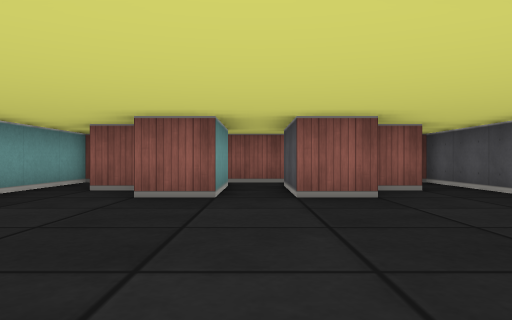
View 1 (above)

12 first-person views from a walk through a cub3D maze. The camera is about half as high as the walls, looks level and sees 70° across. The floor is counted in squares. Each view is taken from the middle of a square. On the plan, view 1 faces up. The plan holds only what a view shows up to about 9 squares ahead; the rest is blank.

View 2
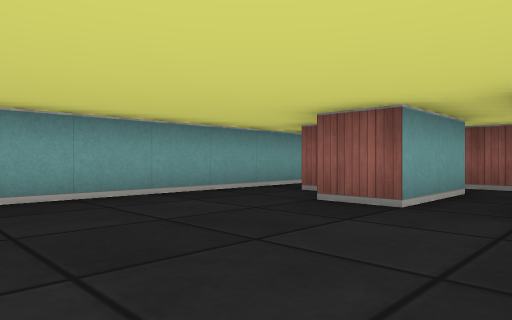

View 3
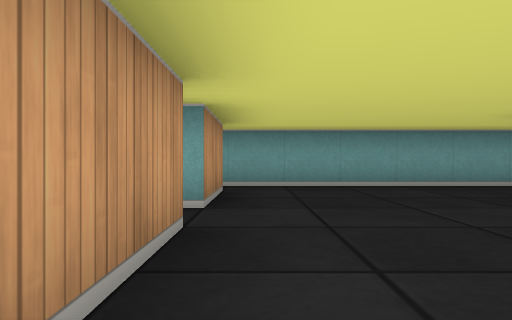

View 4
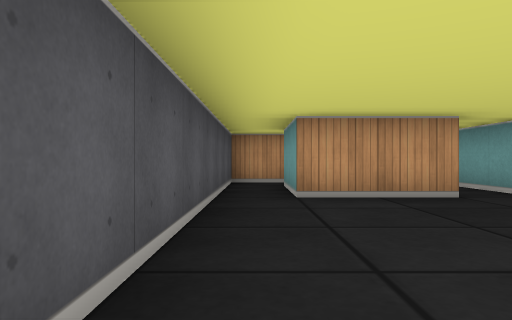

View 5
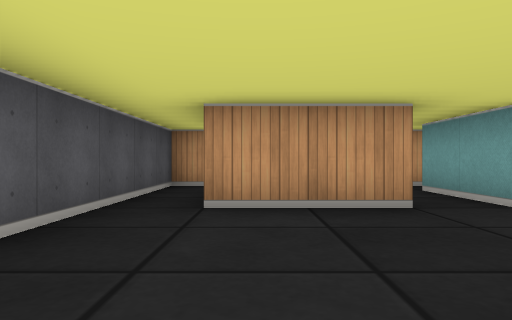

View 6
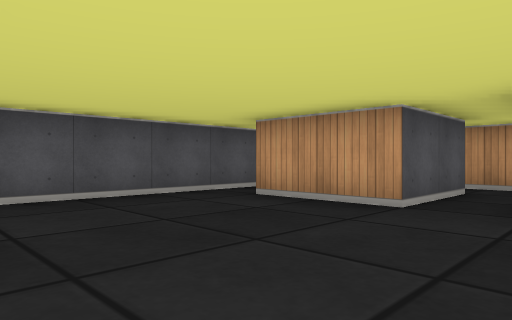

View 7
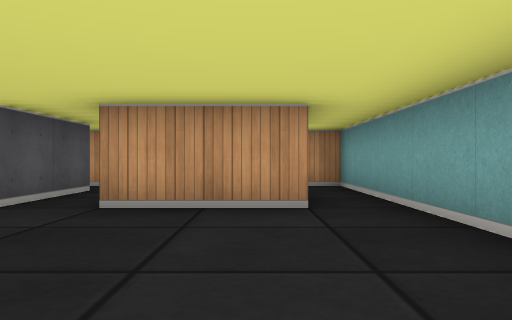

View 8
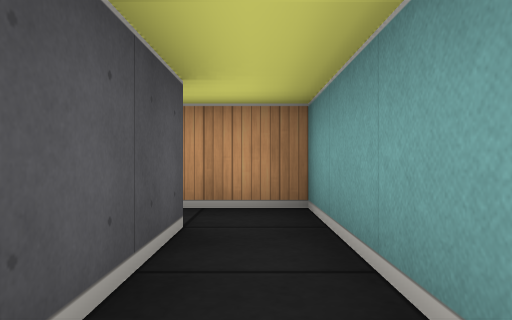

View 9
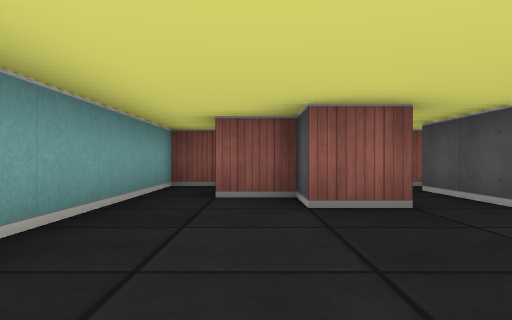

View 10
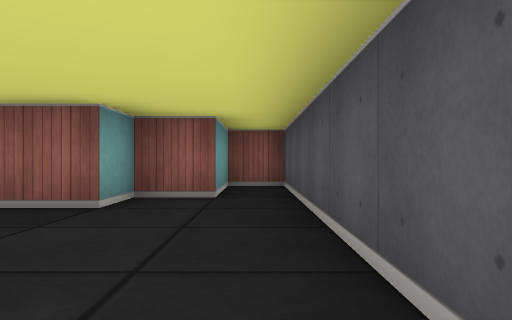

View 11
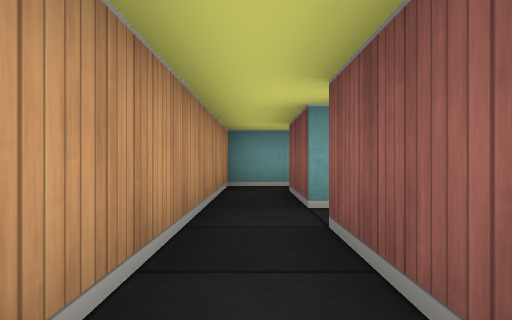

View 12
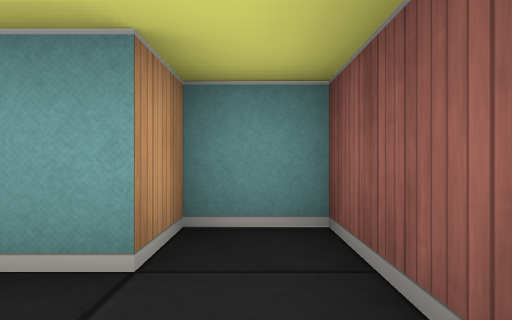

### Floor plan
Points are (right, up) in squares from view 1. A wall is a line through its corners. A room is listed if a view was taken in it or the views show most of it. See-through windows are left out.
Room 1 (views 1, 2, 3, 4, 5, 6, 7, 8, 9, 10)
walls: (-2.5, 0.5) (-0.5, 0.5) (-0.5, -1.5); (-0.5, 6.5) (-0.5, 4.5) (-1.5, 4.5) (-1.5, 5.5) (-2.5, 5.5); (0.5, -1.5) (0.5, 0.5) (2.5, 0.5) (2.5, -1.5); (-2.6, 7.5) (-3.5, 7.5) (-3.5, 0.5); (3.5, -1.5) (3.5, 7.5) (2.5, 7.5) (2.5, 5.5) (1.5, 5.5) (1.5, 4.5) (0.5, 4.5) (0.5, 6.5)
ways out: opening at (3, -0.5) to room 2; opening at (0, 5.5) to room 3; opening at (-3, -0.5) to room 4; opening at (0, -0.5) to room 5
Room 2 (view 11)
walls: (2.5, -2.5) (3.5, -2.5) (3.5, -1.5)
ways out: opening at (3, -0.5) to room 1; opening at (1.5, -2) to room 5
Room 3 (view 12)
walls: (1, 7.5) (-1.5, 7.5) (-1.5, 6.5) (-0.5, 6.5)
ways out: opening at (0, 5.5) to room 1
Room 4 (no view inside)
walls: (-0.5, -1.5) (-2.5, -1.5) (-2.5, 0.5); (-3.5, 0.5) (-3.5, -2.5) (-0.5, -2.5)
ways out: opening at (-3, -0.5) to room 1; opening at (-1.5, -2) to room 5
Room 5 (no view inside)
walls: (-0.5, -2.5) (2.5, -2.5); (2.5, -1.5) (0.5, -1.5)
ways out: opening at (0, -0.5) to room 1; opening at (1.5, -2) to room 2; opening at (-1.5, -2) to room 4

Positions as (right, up) in squares from view 1, and headings:
1: (0, 0), facing up
2: (1, 1), facing up-left
3: (3, 1), facing left
4: (3, 5), facing down
5: (2, 4), facing down
6: (-1, 4), facing down-right
7: (-2, 4), facing down
8: (-3, 1), facing down
9: (-2, 1), facing up
10: (3, 1), facing up
11: (3, -2), facing left
12: (1, 7), facing left
